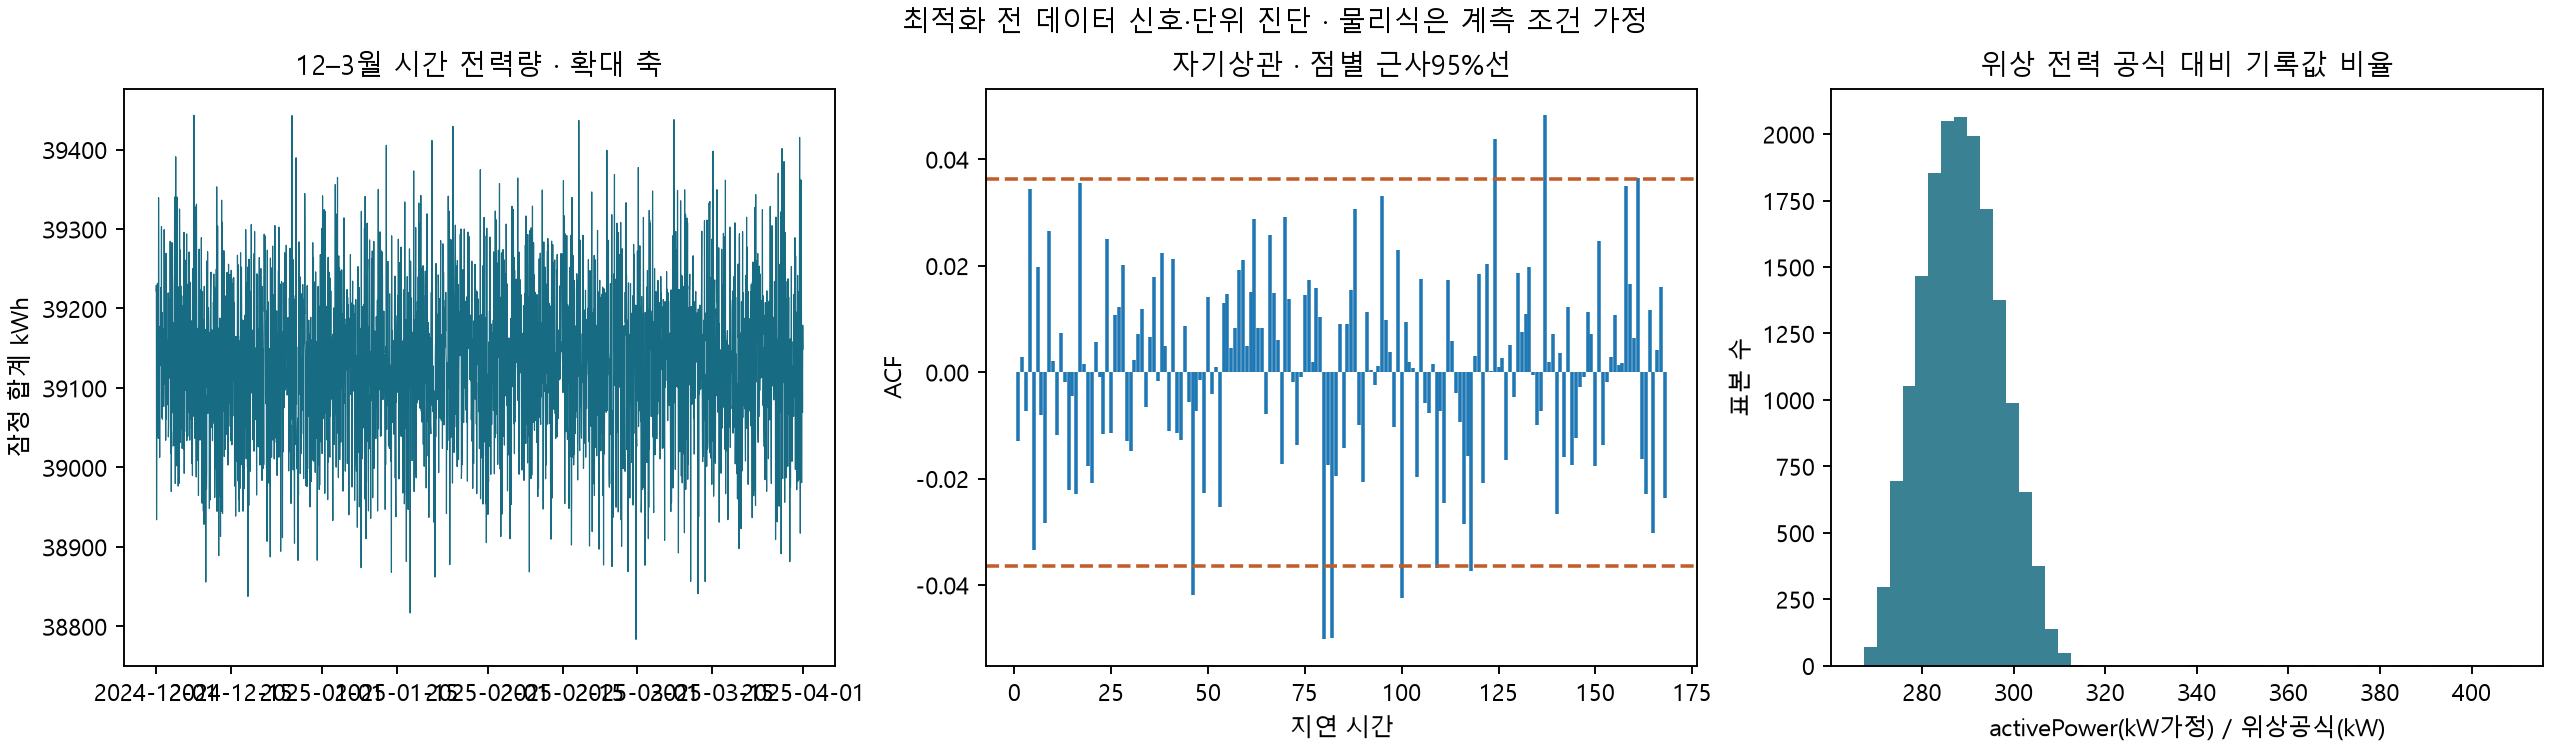

Reproduce this figure in Python.
"""Inspect historical predictability and conditional physical-unit consistency.

Diagnostic analysis only; no May information or model selection is used here.
"""
from pathlib import Path
import os,sys,json
import numpy as np
import pandas as pd
from scipy.stats import pearsonr
from statsmodels.stats.diagnostic import acorr_ljungbox
from statsmodels.tsa.stattools import acf
ROOT=Path(__file__).resolve().parents[3]
OUT=Path(__file__).resolve().parent
sys.path.insert(0,str(ROOT/'output/modeling/forecast'))
from common import load_training,write_json

def main():
    s=load_training()
    # Diagnostic-only history, ending before the new day-ahead April test.
    development=s.loc[s.index<'2025-04-01']
    coeff=acf(development.to_numpy(),nlags=168,fft=True)
    lj=acorr_ljungbox(development.to_numpy(),lags=[1,24,168],return_df=True)
    sensor=pd.read_csv(ROOT/'output/analysis/sampled_sensor_rows.csv')
    required=['voltageR','voltageS','voltageT','currentR','currentS','currentT','powerFactorR','powerFactorS','powerFactorT','activePower']
    if any(c not in sensor for c in required):raise ValueError('Sensor diagnostic sample lacks phase features')
    # Conditional on voltages being line-to-neutral RMS, current A, PF in percent,
    # and all channels measuring the same circuit simultaneously.
    phase_w=sum(sensor['voltage'+p]*sensor['current'+p]*sensor['powerFactor'+p]/100 for p in 'RST')
    valid=phase_w>0
    ratio_guide=sensor.loc[valid,'activePower']/(phase_w[valid]/1000)
    ratio_if_w=sensor.loc[valid,'activePower']/phase_w[valid]
    result={'mode':'diagnostic_not_hyperparameter_selection','history_start':str(development.index.min()),
       'history_end':str(development.index.max()),'hours':len(development),
       'mean_kwh':float(development.mean()),'std_kwh':float(development.std()),
       'cv_percent':float(development.std()/development.mean()*100),
       'acf_selected':{str(k):float(coeff[k]) for k in [1,2,6,12,24,48,72,168]},
       'acf_max_abs_lag1_168':float(np.abs(coeff[1:]).max()),
       'ljung_box':lj.reset_index(names='lag').to_dict('records'),
       'signal_interpretation':'Failure to reject a white-noise null is not proof of independence. Small effect sizes and held-out baseline comparisons assess available predictive structure.',
       'phase_power_diagnostic':{'sample_rows':len(sensor),'sample_type':'Previous systematic descriptive sensor sample; not a full raw-row audit',
          'assumptions':'Same circuit/time; phase voltage is line-to-neutral V, phase current A, PF percent',
          'formula':'sum(V_phase * I_phase * PF_phase / 100) / 1000 => kW',
          'reported_activePower_if_guide_kw_ratio_quantiles':dict(zip(['q01','median','q99'],map(float,np.quantile(ratio_guide,[.01,.5,.99])))),
          'reported_activePower_if_w_ratio_quantiles':dict(zip(['q01','median','q99'],map(float,np.quantile(ratio_if_w,[.01,.5,.99])))),
          'interpretation':'Recorded scale and conditional electrical identity need provider confirmation. Changing the guide unit from kW to W alone may not reconcile phase channels. No unit correction is applied.'}}
    write_json(OUT/'forecastability_audit.json',result)
    sys.path.insert(0,str(ROOT/'output/analysis/.plot_deps'))
    os.environ['MPLCONFIGDIR']=str(OUT/'tmp/mpl')
    import matplotlib;matplotlib.use('Agg')
    import matplotlib.pyplot as plt
    from matplotlib import font_manager
    font_manager.fontManager.addfont('C:/Windows/Fonts/malgun.ttf')
    plt.rcParams.update({'font.family':'Malgun Gothic','axes.unicode_minus':False})
    fig,ax=plt.subplots(1,3,figsize=(15,4.4),layout='constrained')
    ax[0].plot(development.index,development,color='#176b82',lw=.5)
    ax[0].set(title='12–3월 시간 전력량 · 확대 축',ylabel='잠정 합계 kWh')
    ax[1].stem(np.arange(1,169),coeff[1:],markerfmt=' ',basefmt=' ')
    bound=1.96/np.sqrt(len(development));ax[1].axhline(bound,color='#bf5e28',ls='--');ax[1].axhline(-bound,color='#bf5e28',ls='--')
    ax[1].set(title='자기상관 · 점별 근사95%선',xlabel='지연 시간',ylabel='ACF')
    ax[2].hist(ratio_guide,bins=50,color='#176b82',alpha=.85)
    ax[2].set(title='위상 전력 공식 대비 기록값 비율',xlabel='activePower(kW가정) / 위상공식(kW)',ylabel='표본 수')
    fig.suptitle('최적화 전 데이터 신호·단위 진단 · 물리식은 계측 조건 가정')
    for ext in ['png','svg']:fig.savefig(OUT/f'forecastability_audit.{ext}',dpi=170)
    plt.close(fig)
    print(json.dumps({k:result[k] for k in ['hours','cv_percent','acf_selected','ljung_box','phase_power_diagnostic']},ensure_ascii=True,indent=2))

if __name__=='__main__':main()
